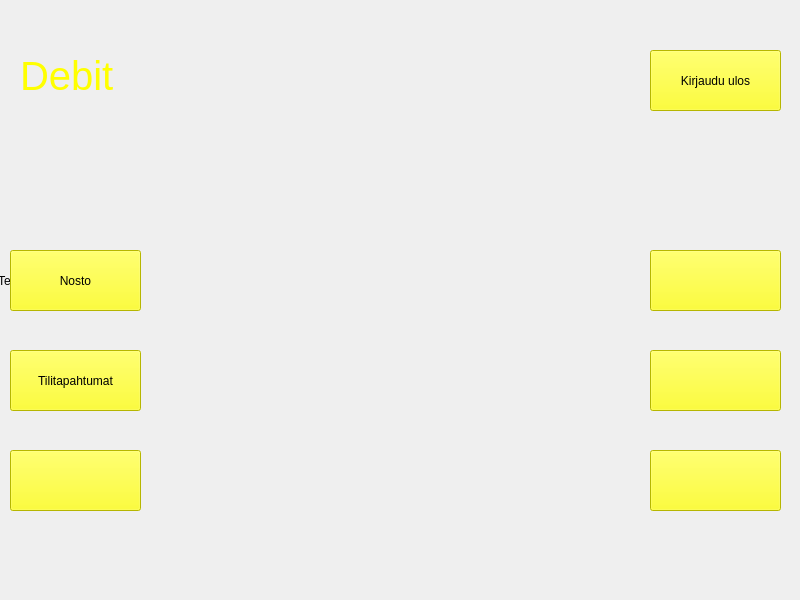
<?xml version="1.0" encoding="UTF-8"?>
<ui version="4.0">
 <class>DebitWindow</class>
 <widget class="QMainWindow" name="DebitWindow">
  <property name="geometry">
   <rect>
    <x>0</x>
    <y>0</y>
    <width>800</width>
    <height>600</height>
   </rect>
  </property>
  <property name="windowTitle">
   <string>MainWindow</string>
  </property>
  <widget class="QWidget" name="centralwidget">
   <widget class="QPushButton" name="btnNosto">
    <property name="geometry">
     <rect>
      <x>10</x>
      <y>250</y>
      <width>131</width>
      <height>61</height>
     </rect>
    </property>
    <property name="styleSheet">
     <string notr="true">background-color: rgb(255, 255, 0);
font: 16pt &quot;Segoe UI&quot;;
color: black;</string>
    </property>
    <property name="text">
     <string>Nosto</string>
    </property>
   </widget>
   <widget class="QPushButton" name="btnTilitapahtumat">
    <property name="geometry">
     <rect>
      <x>10</x>
      <y>350</y>
      <width>131</width>
      <height>61</height>
     </rect>
    </property>
    <property name="styleSheet">
     <string notr="true">background-color: rgb(255, 255, 0);
font: 14pt &quot;Segoe UI&quot;;
color: black;</string>
    </property>
    <property name="text">
     <string>Tilitapahtumat</string>
    </property>
   </widget>
   <widget class="QPushButton" name="pushButton_11">
    <property name="geometry">
     <rect>
      <x>10</x>
      <y>450</y>
      <width>131</width>
      <height>61</height>
     </rect>
    </property>
    <property name="styleSheet">
     <string notr="true">background-color: rgb(255, 255, 0);
font: 16pt &quot;Segoe UI&quot;;
color: black;</string>
    </property>
    <property name="text">
     <string/>
    </property>
   </widget>
   <widget class="QPushButton" name="pushButton_12">
    <property name="geometry">
     <rect>
      <x>650</x>
      <y>250</y>
      <width>131</width>
      <height>61</height>
     </rect>
    </property>
    <property name="styleSheet">
     <string notr="true">background-color: rgb(255, 255, 0);
font: 16pt &quot;Segoe UI&quot;;
color: black;</string>
    </property>
    <property name="text">
     <string/>
    </property>
   </widget>
   <widget class="QPushButton" name="pushButton_13">
    <property name="geometry">
     <rect>
      <x>650</x>
      <y>350</y>
      <width>131</width>
      <height>61</height>
     </rect>
    </property>
    <property name="styleSheet">
     <string notr="true">background-color: rgb(255, 255, 0);
font: 16pt &quot;Segoe UI&quot;;
color: black;</string>
    </property>
    <property name="text">
     <string/>
    </property>
   </widget>
   <widget class="QPushButton" name="pushButton_14">
    <property name="geometry">
     <rect>
      <x>650</x>
      <y>450</y>
      <width>131</width>
      <height>61</height>
     </rect>
    </property>
    <property name="styleSheet">
     <string notr="true">background-color: rgb(255, 255, 0);
font: 16pt &quot;Segoe UI&quot;;
color: black;</string>
    </property>
    <property name="text">
     <string/>
    </property>
   </widget>
   <widget class="QPushButton" name="btnKirjauduUlos">
    <property name="geometry">
     <rect>
      <x>650</x>
      <y>50</y>
      <width>131</width>
      <height>61</height>
     </rect>
    </property>
    <property name="styleSheet">
     <string notr="true">background-color: rgb(255, 255, 0);
font: 16pt &quot;Segoe UI&quot;;
color: black;</string>
    </property>
    <property name="text">
     <string>Kirjaudu ulos</string>
    </property>
   </widget>
   <widget class="QLabel" name="label">
    <property name="geometry">
     <rect>
      <x>20</x>
      <y>50</y>
      <width>101</width>
      <height>51</height>
     </rect>
    </property>
    <property name="font">
     <font>
      <family>Segoe UI</family>
      <pointsize>30</pointsize>
      <italic>false</italic>
      <bold>false</bold>
     </font>
    </property>
    <property name="styleSheet">
     <string notr="true">color:rgb(255, 255, 0);
font: 30pt &quot;Segoe UI&quot;;</string>
    </property>
    <property name="text">
     <string>Debit</string>
    </property>
   </widget>
   <widget class="QLabel" name="taustakuva">
    <property name="geometry">
     <rect>
      <x>-2</x>
      <y>-25</y>
      <width>811</width>
      <height>611</height>
     </rect>
    </property>
    <property name="styleSheet">
     <string notr="true">background-image: url(:/images/debitwindow3.png);</string>
    </property>
    <property name="text">
     <string>TextLabel</string>
    </property>
   </widget>
   <zorder>taustakuva</zorder>
   <zorder>btnNosto</zorder>
   <zorder>btnTilitapahtumat</zorder>
   <zorder>pushButton_11</zorder>
   <zorder>pushButton_12</zorder>
   <zorder>pushButton_13</zorder>
   <zorder>pushButton_14</zorder>
   <zorder>btnKirjauduUlos</zorder>
   <zorder>label</zorder>
  </widget>
  <widget class="QMenuBar" name="menubar">
   <property name="geometry">
    <rect>
     <x>0</x>
     <y>0</y>
     <width>800</width>
     <height>21</height>
    </rect>
   </property>
  </widget>
 </widget>
 <resources/>
 <connections/>
</ui>
